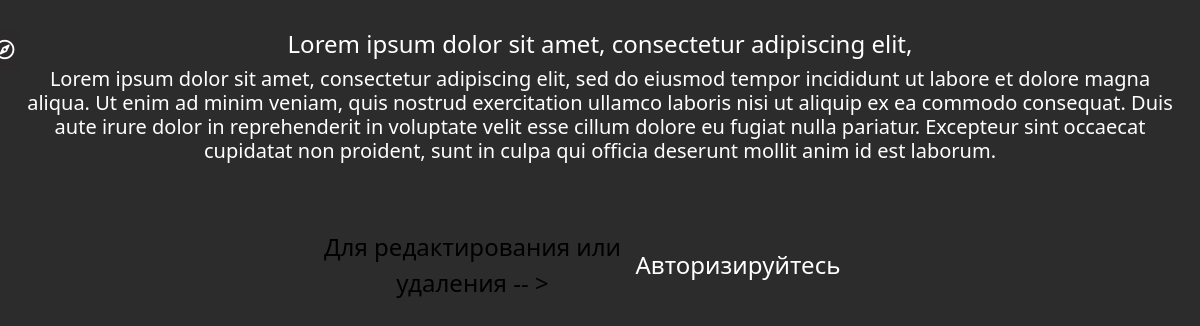
Page /ru/notes/3 on the committed database.
### notes/models.py (models this page shows, shortened)
class Articles(models.Model):
    title = models.CharField('Title', max_length=150)
    full_text = models.TextField('Note', null=True)
    date = models.DateTimeField('Date of publication', null=True)
    class Meta:
        verbose_name = 'Note'
        verbose_name_plural = 'Notes'

### notes/views.py (the view)
# urls.py: path('<int:pk>', views.NotesDetailView.as_view(), name='notes-detail'),
class NotesDetailView(DetailView):
    model = Articles
    template_name = 'notes/details_view.html'
    context_object_name = 'article'

### notes/templates/notes/details_view.html (shortened to what this page needs)
{% extends 'main/layout.html' %}
{% block contentrt %}
{% load i18n %}
    <div class="features">
        <h1>{{ article.title }}</h1>
        <h5>{{ article.full_text }}</h5>
        <br><br>
        {% if request.user.is_authenticated %}
            <a href="{% url 'notes-delete' article.id %}" class="btn btn-danger">{% trans 'Удалить' %}</a>
            <a href="{% url 'notes-update' article.id %}" class="btn btn-info">{% trans 'Редактировать' %}</a>
        {% else %}
        <div class="box_for_notes_warning">
        <p class="notes_warning_text">{% trans 'Для редактирования или удаления' %} -- ><a
                class="notes_link_login" href="{% url 'login' %}">{% trans 'Авторизируйтесь' %}</a></p>
        </div>
        {% endif %}
    </div>
{% endblock %}

### main/static/main/css/main.css (style rules this page uses)
body { background: #2c2c2c; padding: 0px 1.2em; }
h1 { color: #fff; text-align: center; }
main .features { margin-top: 30px; color: #fff; text-align: center; width: 100%; }
main .features h1 { font-size: 1.5rem; }
main .features p { margin: 10px auto; font-size: 150%; display: flex; justify-content: space-between; align-items: center; width: 50%; }
.notes_link_login { color: #fff; margin: 0px 50px 0px 0px; }
.notes_warning_text { color: #000; font-size: 1em; font-weight: 500; margin: 0px 0px 0px 0px; }
.box_for_notes_warning { display: flex; }

### main/templates/main/layout.html (style rules this page uses)
a { text-decoration: none; }

### rows in the picture
Articles: title "Lorem ipsum dolor sit amet, consectetur adipiscing elit,", full_text "Lorem ipsum dolor sit amet, consectetur adipiscing elit, sed do eiusmod tempor incididunt ut labore et dolore magna aliqua. Ut enim ad minim veniam, quis nostrud exercitation ullamco laboris nisi ut aliquip ex ea commodo consequat. Duis aute irure dolor in reprehenderit in voluptate velit esse cillum dolore eu fugiat nulla pariatur. Excepteur sint occaecat cupidatat non proident, sunt in culpa qui officia deserunt mollit anim id est laborum."
